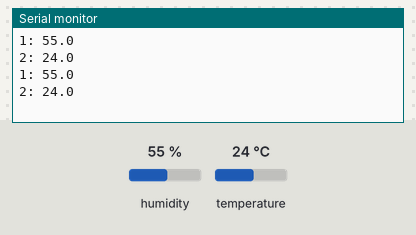
The sketch below on a simulated ESP32. On the bench: the last lines printed to the serial monitor. The test bench sets the inputs (shaded band); at power-on: humidity 55 %, temperature 24 °C.

Above: at 2.8 s.
2.9 s: humidity set to 22 %
At 4.5 s:
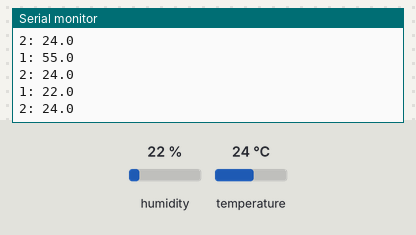
5.6 s: temperature set to 12 °C
At 6.4 s:
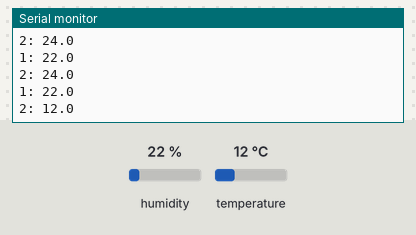
8.3 s: humidity set to 40 %
At 11.4 s:
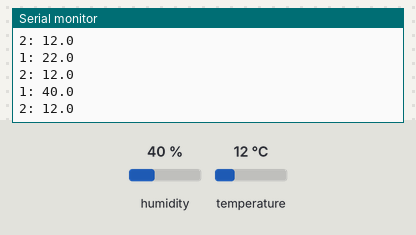
Timing chart, 0 to 12.9 s (numbered marks = the images above; inputs shaded):
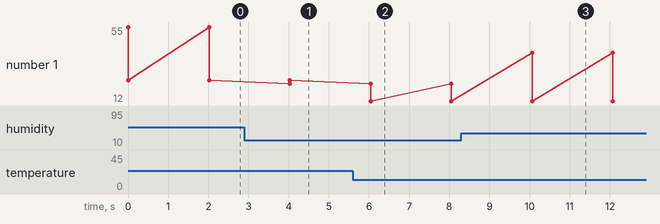

The sketch:

DHT11_esp32.ino
```cpp
#include "DHTesp.h"

#define DHTpin 23

DHTesp dht;

void setup()
{
  Serial.begin(115200);
  dht.setup(DHTpin, DHTesp::DHT11);
}

void loop()
{
  float H = dht.getHumidity();
  float T = dht.getTemperature();
  Serial.print("1: ");
  Serial.println(H, 1);
  Serial.print("2: ");
  Serial.println(T, 1);
  delay(2000);
}
```

Measured:
- after the input at 2.9 s, the serial monitor: prints a new line after 1.1 s (image 1)
- after the input at 5.6 s, the serial monitor: prints a new line after 0.44 s (image 2)
- after the input at 8.3 s, the serial monitor: prints a new line after 1.8 s (image 3)
- plotted number 1: 24 → 12 after the input at 5.6 s
